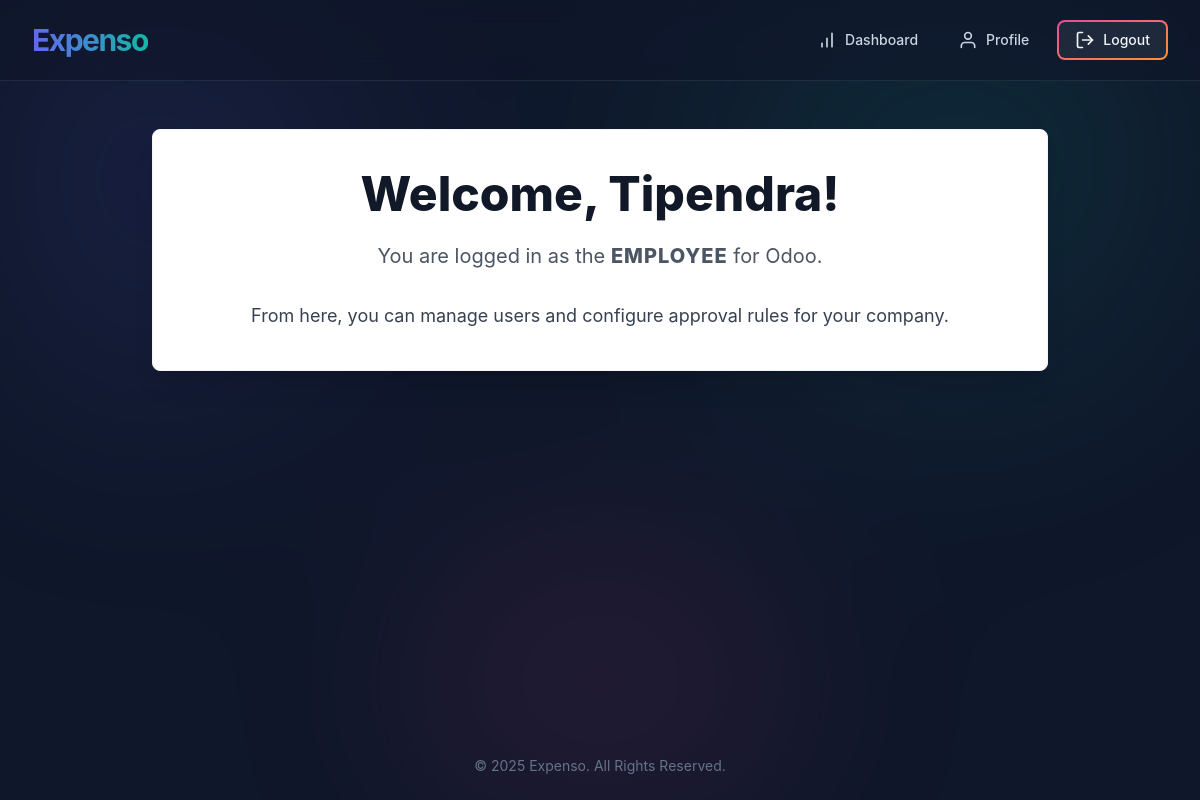
Screenshot of /accounts/dashboard/employee/ (signed in) with the database file from the repository.
### accounts/models.py (models this page shows, shortened)
class CustomUser(AbstractUser):
    class Role(models.TextChoices):
        ADMIN = 'ADMIN', 'Admin'
        MANAGER = 'MANAGER', 'Manager'
        EMPLOYEE = 'EMPLOYEE', 'Employee'
    base_role = Role.ADMIN
    role = models.CharField(max_length=50, choices=Role.choices, default=base_role)
    company = models.ForeignKey(Company, on_delete=models.CASCADE, null=True, blank=True)
    managers = models.ManyToManyField(
        'self',
        symmetrical=False,
        related_name='subordinates',
        blank=True
    )
    class Meta:
        constraints = [
            models.UniqueConstraint(
                fields=['company'],
                condition=Q(role='ADMIN'),
                name='one_admin_per_company'
            )
        ]

class Company(models.Model):
    name = models.CharField(max_length=100, unique=True)
    default_currency = models.CharField(max_length=3, default='USD')
    created_at = models.DateTimeField(auto_now_add=True)

### accounts/views.py (the view)
# urls.py: path('dashboard/employee/', views.employee_dashboard, name='employee_dashboard'),
def employee_dashboard(request):
    return render(request, 'accounts/dashboard.html', {'role': 'Employee'})

### accounts/templates/accounts/dashboard.html (shortened to what this page needs)
{% extends 'accounts/base.html' %}
{% block content %}
<div class="bg-white p-10 rounded-lg shadow-xl text-center border border-gray-100 w-full max-w-4xl mx-auto">
    <h2 class="text-5xl font-extrabold text-gray-900">Welcome, {{ user.first_name|default:user.username }}!</h2>
    <p class="mt-6 text-xl text-gray-600">You are logged in as the <span class="font-extrabold text-odoo-primary uppercase tracking-wider">{{ role }}</span> for {{ user.company.name }}.</p>
    <div class="mt-8">
        <p class="text-lg text-gray-700">From here, you can manage users and configure approval rules for your company.</p>
    </div>
    </div>
</div>
{% endblock %}

### accounts/templates/accounts/base.html (style rules this page uses)
:root { font-family: 'Inter', sans-serif; --glow-color-1: #6366f1; --glow-color-2: #14b8a6; --glow-color-3: #ec4899; --color-dark-text: #14171c; --color-light-input: #c5eaea; --color-medium-grey: #475569; }
body::before { content: ''; position: fixed; top: 0; left: 0; width: 100vw; height: 100vh; background: radial-gradient(circle at 10% 20%, var(--glow-color-1), transparent 30%), radial-gradient(circle at 80% 15%, var(--glow-color-2), transparent 35%), radial-gradient(circle at 50% 90%, var(--glow-color-3), transparent 30%); will-change: transform; animation: aurora 25s linear infinite; z-index: -1; opacity: 0.15; filter: blur(100px); }
.card-content-area, .bg-white { background-color: #fff !important; color: var(--color-dark-text) !important; }

### rows the page displays
CustomUser: first_name "Tipendra", role "EMPLOYEE", company.name "Odoo"
